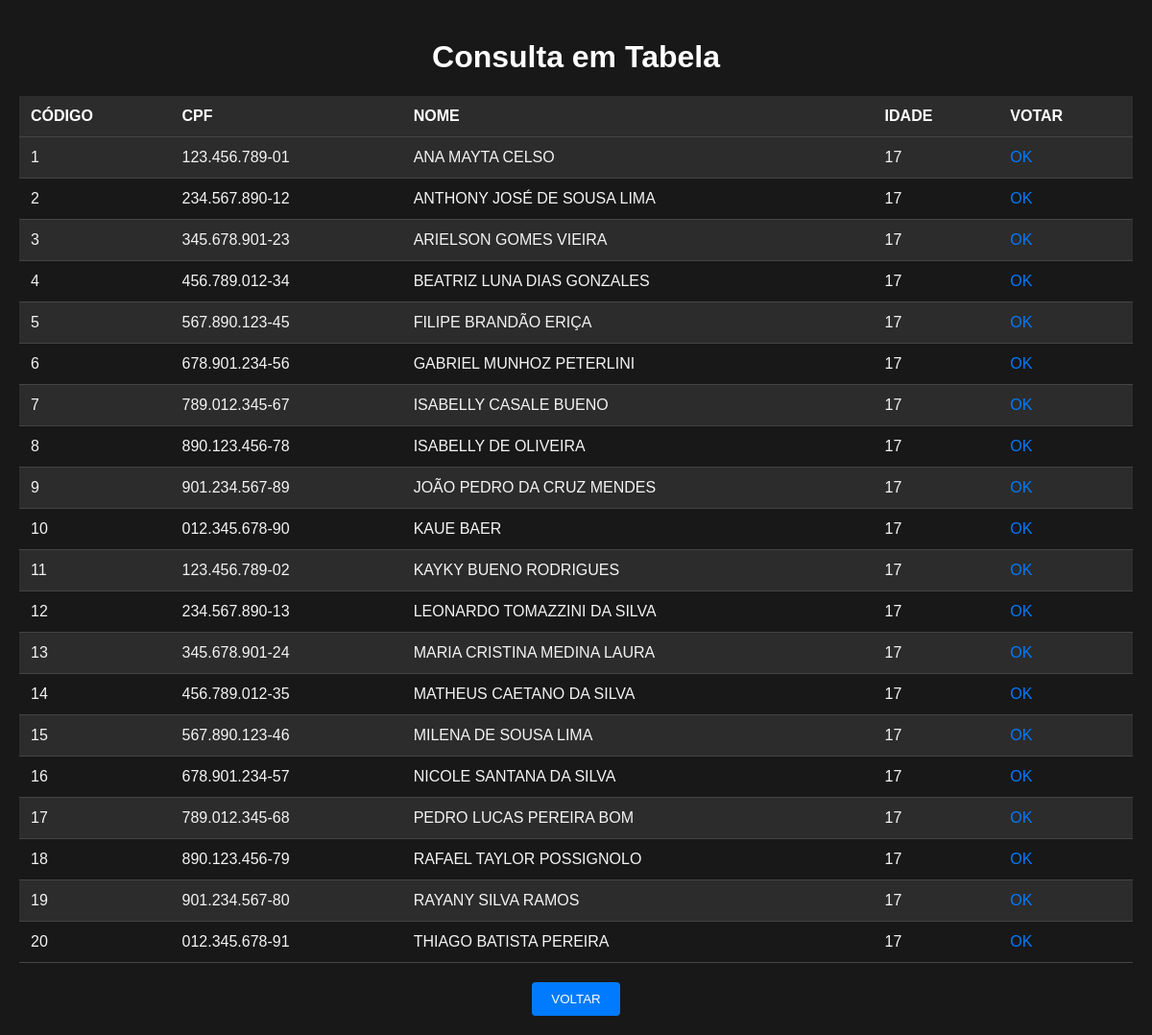
The page /votar/consulta_tabela.php on the database its author committed.
### tables this page shows
CREATE TABLE IF NOT EXISTS `eleitor` (
  `id_eleitor` int NOT NULL AUTO_INCREMENT,
  `cpf_eleitor` varchar(30) NOT NULL,
  `nome_eleitor` varchar(50) NOT NULL,
  `idade_eleitor` varchar(3) NOT NULL,
  PRIMARY KEY (`id_eleitor`)
);

### votar/consulta_tabela.php (the view, shortened to what this page needs)
<!DOCTYPE html>
<html lang="pt-br">
<head>
</head>
<body>
    <h1>Consulta em Tabela</h1>
    <table>
        <tr>
            <th>CÓDIGO</th>
            <th>CPF</th>
            <th>NOME</th>
            <th>IDADE</th>
            <th>VOTAR</th>
        </tr>
        <?php
        include "C:\wamp64\www\urna\conecta_banco.php";
        $busca = $_POST["buscax"];
        $query = mysqli_query($conexao, "SELECT id_eleitor, cpf_eleitor, nome_eleitor, idade_eleitor FROM eleitor WHERE cpf_eleitor LIKE '%$busca%' GROUP BY 1");
        while ($saida = mysqli_fetch_array($query)) {
            $codigo = $saida[0];
            $cpf = $saida[1];
            $nome = $saida[2];
            $idade = $saida[3];
            echo "<tr>";
            echo "<td>" . htmlspecialchars($codigo) . "</td>";
            echo "<td>" . htmlspecialchars($cpf) . "</td>";
            echo "<td>" . htmlspecialchars($nome) . "</td>";
            echo "<td>" . htmlspecialchars($idade) . "</td>";
            echo "<td><a href='votar.php?id=" . urlencode($codigo) . "'>OK</a></td>";
            echo "</tr>";
        }
        ?>
    </table>
    <form method="POST" action="consultar.php">
        <input type="submit" value="VOLTAR">
    </form>
</body>
</html>

### votar/consulta_tabela.php (style rules this page uses)
body { font-family: Arial, sans-serif; background-color: #181818; color: #f4f4f4; margin: 0; padding: 20px; }
h1 { text-align: center; color: #ffffff; }
table { width: 100%; border-collapse: collapse; margin-top: 20px; }
th, td { padding: 12px; text-align: left; border-bottom: 1px solid #444; }
th { background-color: #2c2c2c; color: #ffffff; }
tr:nth-child(even) { background-color: #2c2c2c; }
a { color: #007BFF; text-decoration: none; }
form { margin-top: 20px; text-align: center; }
input[type="submit"] { background-color: #007BFF; color: white; border: none; padding: 10px 20px; border-radius: 4px; cursor: pointer; }

### rows shown on the page
eleitor: id_eleitor "1", cpf_eleitor "123.456.789-01", nome_eleitor "ANA MAYTA CELSO", idade_eleitor "17"
eleitor: id_eleitor "2", cpf_eleitor "234.567.890-12", nome_eleitor "ANTHONY JOSÉ DE SOUSA LIMA", idade_eleitor "17"
eleitor: id_eleitor "3", cpf_eleitor "345.678.901-23", nome_eleitor "ARIELSON GOMES VIEIRA", idade_eleitor "17"
eleitor: id_eleitor "4", cpf_eleitor "456.789.012-34", nome_eleitor "BEATRIZ LUNA DIAS GONZALES", idade_eleitor "17"
eleitor: id_eleitor "5", cpf_eleitor "567.890.123-45", nome_eleitor "FILIPE BRANDÃO ERIÇA", idade_eleitor "17"
eleitor: id_eleitor "6", cpf_eleitor "678.901.234-56", nome_eleitor "GABRIEL MUNHOZ PETERLINI", idade_eleitor "17"
eleitor: id_eleitor "7", cpf_eleitor "789.012.345-67", nome_eleitor "ISABELLY CASALE BUENO", idade_eleitor "17"
eleitor: id_eleitor "8", cpf_eleitor "890.123.456-78", nome_eleitor "ISABELLY DE OLIVEIRA", idade_eleitor "17"
eleitor: id_eleitor "9", cpf_eleitor "901.234.567-89", nome_eleitor "JOÃO PEDRO DA CRUZ MENDES", idade_eleitor "17"
eleitor: id_eleitor "10", cpf_eleitor "012.345.678-90", nome_eleitor "KAUE BAER", idade_eleitor "17"
eleitor: id_eleitor "11", cpf_eleitor "123.456.789-02", nome_eleitor "KAYKY BUENO RODRIGUES", idade_eleitor "17"
eleitor: id_eleitor "12", cpf_eleitor "234.567.890-13", nome_eleitor "LEONARDO TOMAZZINI DA SILVA", idade_eleitor "17"
eleitor: id_eleitor "13", cpf_eleitor "345.678.901-24", nome_eleitor "MARIA CRISTINA MEDINA LAURA", idade_eleitor "17"
eleitor: id_eleitor "14", cpf_eleitor "456.789.012-35", nome_eleitor "MATHEUS CAETANO DA SILVA", idade_eleitor "17"
eleitor: id_eleitor "15", cpf_eleitor "567.890.123-46", nome_eleitor "MILENA DE SOUSA LIMA", idade_eleitor "17"
eleitor: id_eleitor "16", cpf_eleitor "678.901.234-57", nome_eleitor "NICOLE SANTANA DA SILVA", idade_eleitor "17"
eleitor: id_eleitor "17", cpf_eleitor "789.012.345-68", nome_eleitor "PEDRO LUCAS PEREIRA BOM", idade_eleitor "17"
eleitor: id_eleitor "18", cpf_eleitor "890.123.456-79", nome_eleitor "RAFAEL TAYLOR POSSIGNOLO", idade_eleitor "17"
eleitor: id_eleitor "19", cpf_eleitor "901.234.567-80", nome_eleitor "RAYANY SILVA RAMOS", idade_eleitor "17"
eleitor: id_eleitor "20", cpf_eleitor "012.345.678-91", nome_eleitor "THIAGO BATISTA PEREIRA", idade_eleitor "17"
